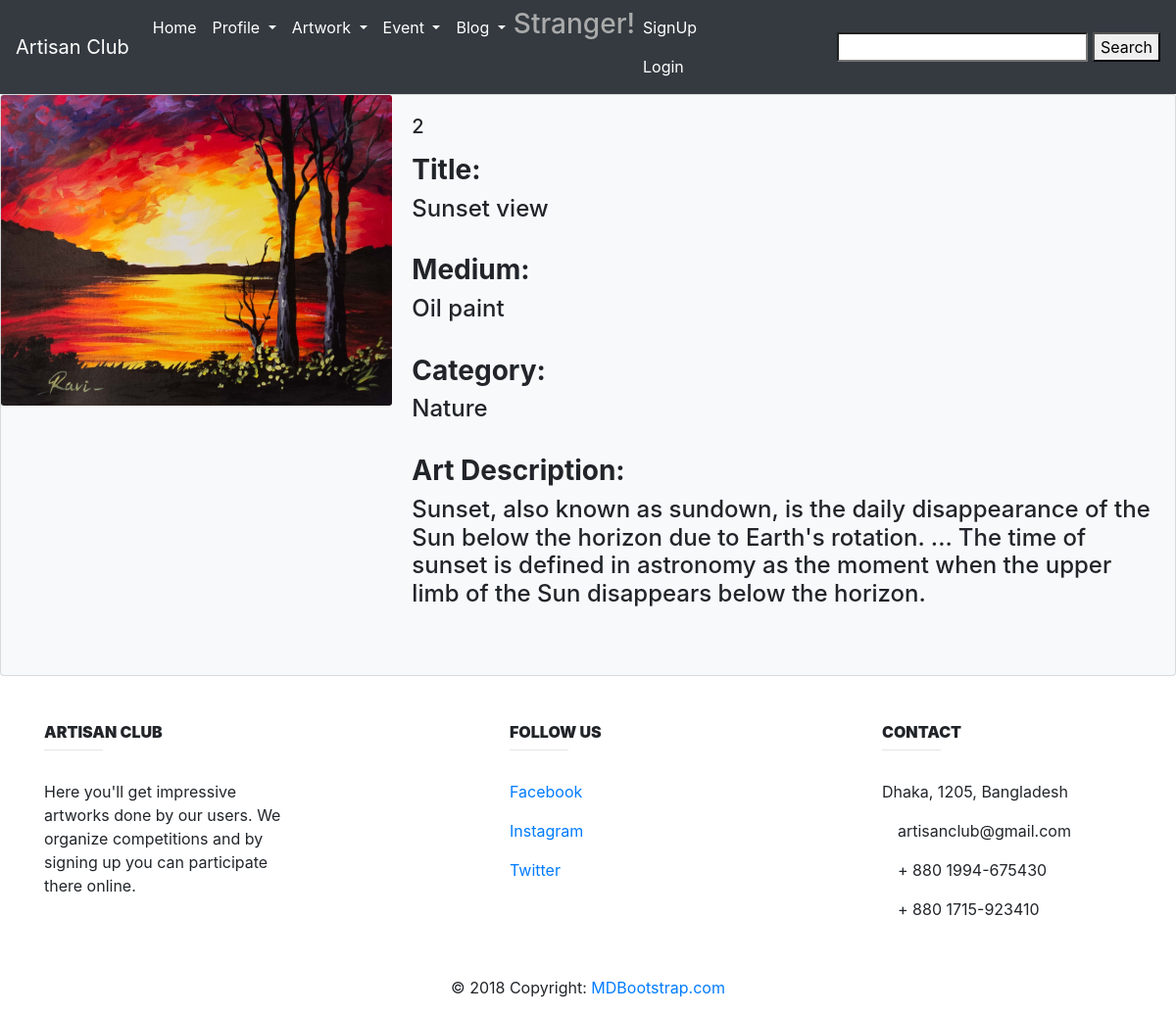
The page /ShowArtwork/2 on the database its author committed.
### Artwork/models.py (models this page shows, shortened)
class Artwork(models.Model):
    title = models.CharField(max_length=100, default="")
    medium = models.CharField(max_length=100, default="")
    category = models.CharField(max_length=100, default="")
    art_description = models.TextField(max_length=3000, null=True)
    art = models.ImageField(upload_to='images/art/')
    user = models.ForeignKey(User,on_delete=models.CASCADE, null=True,blank=True)

### Artwork/views.py (the view)
# urls.py: path('ShowArtwork/<int:artwork_id>', Artworkview.showDetails, name='detail_view'),
def showDetails(request, artwork_id):
    searched_artwork = get_object_or_404(Artwork, id=artwork_id)
    context = {
        'search': searched_artwork,
    }
    return render(request, 'Artwork/show_artwork_details.html', context)

### templates/Artwork/show_artwork_details.html (shortened to what this page needs)
{% extends 'Base_art.html' %}
{% block content  %}
        <div class="card bg-light mb-2`" >
          <div class="row no-gutters">
            <div class="col-md-4">
              <img src="{{ search.art.url }}" class="card-img" alt="...">
            </div>
            <div class="col-md-8">
              <div class="card-body">
                <h5 class="card-title">{{ search.id }}</h5>
                <p class="card-text">
                  <h3><b>  Title: </b> </h3><h4> {{ search.title }}</h4> <br>
                   <h3><b> Medium:</b> </h3> <h4>{{ search.medium }}</h4> <br>
                   <h3> <b>Category:</b> </h3><h4> {{ search.category }}</h4> <br>
                    <h3><b> Art Description:</b> </h3><h4>{{ search.art_description }} </h4><br>
                </p>
              </div>
            </div>
          </div>
        </div>
{% endblock content %}

### templates/Base_art.html (shortened to what this page needs)
{% load static %}
<!DOCTYPE html>
<html lang="en">
<head>
    <link rel="stylesheet" href="https://stackpath.bootstrapcdn.com/bootstrap/4.5.2/css/bootstrap.min.css">
    <link rel="stylesheet" href="https://maxcdn.bootstrapcdn.com/bootstrap/4.0.0/css/bootstrap.min.css">
</head>
<body>
<nav class="navbar navbar-expand-lg navbar-dark bg-dark">
  <a class="navbar-brand" href="#">Artisan Club</a>
  <div class="collapse navbar-collapse" id="navbarSupportedContent">
    <ul class="navbar-nav mr-auto">
      <li class="nav-item active">
        <a class="nav-link" href="{% url 'Homepage' %}">Home <span class="sr-only">(current)</span></a>
        <li class="nav-item dropdown active">
        <a class="nav-link dropdown-toggle" href="#" id="navbarDropdown" role="button" data-toggle="dropdown" aria-haspopup="true" aria-expanded="false">
          Profile
        </a>
      </li>
        <li class="nav-item dropdown active">
        <a class="nav-link dropdown-toggle" href="#" id="navbarDropdown" role="button" data-toggle="dropdown" aria-haspopup="true" aria-expanded="false">
          Artwork
        </a>
      </li>
      <li class="nav-item dropdown active">
        <a class="nav-link dropdown-toggle" href="#" id="navbarDropdown" role="button" data-toggle="dropdown" aria-haspopup="true" aria-expanded="false">
          Event
        </a>
      </li>
        <li class="nav-item dropdown active">
        <a class="nav-link dropdown-toggle" href="#" id="navbarDropdown" role="button" data-toggle="dropdown" aria-haspopup="true" aria-expanded="false">
         Blog
        </a>
      </li>
         <li class="nav-item active">
         {% if user.is_authenticated %}
            <h3 style="color: #aaaaaa">{{ user.username }}</h3>
        {% else %}
            <h3 style="color: #aaaaaa"> Stranger!</h3>
        {% endif %}
     </li>
    <li class="nav-item active">
        {% if user.is_authenticated %}
            <a class="nav-link" href="{% url 'logout' %}">Logout <span class="sr-only">(current)</span></a>
        {% else %}
            <a class="nav-link" href="{% url 'signup' %}">SignUp <span class="sr-only">(current)</span></a>
            <a class="nav-link" href="{% url 'login' %}">Login <span class="sr-only">(current)</span></a>
        {% endif %}
     </li>
    </ul>
    <form method="POST" action="{% url 'ShowArtwork' %}" >
              <input  type="search" name="search">
              <button  type="submit">Search</button>
        </form>
  </div>
</nav>
{% block content %}
{% endblock content %}
<footer class="page-footer font-small unique-color-dark">
        <div class="container mt-5 mb-4 text-center text-md-left">
            <div class="row mt-3">
                <div class="col-md-3 col-lg-4 col-xl-3 mb-4">
                    <h6 class="text-uppercase font-weight-bold">
                        <strong>Artisan Club</strong>
                    </h6>
                    <hr class="deep-purple accent-2 mb-4 mt-0 d-inline-block mx-auto" style="width: 60px;">
                    <p>Here you'll get impressive artworks done by our users. We organize competitions and by signing
                        up you can participate there online.</p>
                </div>
                <div class="col-md-2 col-lg-2 col-xl-2 mx-auto mb-4">
                    <h6 class="text-uppercase font-weight-bold">
                        <strong>Follow us</strong>
                    </h6>
                    <hr class="deep-purple accent-2 mb-4 mt-0 d-inline-block mx-auto" style="width: 60px;">
                    <p>
                        <a href="#!">Facebook</a>
                    </p>
                    <p>
                        <a href="#!">Instagram</a>
                    </p>
                    <p>
                        <a href="#!">Twitter</a>
                    </p>
                </div>
                <div class="col-md-4 col-lg-3 col-xl-3">
                    <h6 class="text-uppercase font-weight-bold">
                        <strong>Contact</strong>
                    </h6>
                    <hr class="deep-purple accent-2 mb-4 mt-0 d-inline-block mx-auto" style="width: 60px;">
                    <p>
                        </i> Dhaka, 1205, Bangladesh</p>
                    <p>
                         artisanclub@gmail.com</p>
                    <p>
                         + 880 1994-675430</p>
                    <p>
                         + 880 1715-923410</p>
                </div>
            </div>
        </div>
        <div class="footer-copyright text-center py-3">© 2018 Copyright:
            <a href="https://mdbootstrap.com/bootstrap-tutorial/"> MDBootstrap.com</a>
        </div>
    </footer>
</body>
</html>

### rows shown on the page
Artwork: art (picture), id "2", title "Sunset view", medium "Oil paint", category "Nature", art_description "Sunset, also known as sundown, is the daily disappearance of the Sun below the horizon due to Earth's rotation. ... The time of sunset is defined in astronomy as the moment when the upper limb of the Sun disappears below the horizon."
